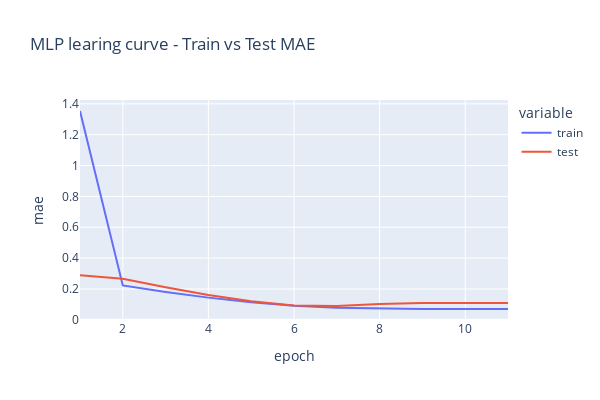

Here is the notebook cell this chart was saved with:
### Code cell
# plot mlp learnig curve
title='MLP learing curve - Train vs Test MAE'
mlp_learnig_curve_plot(history,title).show()

### Figure 1 — Plotly figure (JSON) as saved in the notebook; plotly's stock layout.template omitted (floating-point values rounded to 4 significant figures)
{"data": [{"hovertemplate": "variable=train<br>epoch=%{x}<br>mae=%{y}<extra></extra>", "legendgroup": "train", "line": {"color": "#636efa", "dash": "solid"}, "marker": {"symbol": "circle"}, "mode": "lines", "name": "train", "orientation": "v", "showlegend": true, "type": "scatter", "x": [1, 2, 3, 4, 5, 6, 7, 8, 9, 10, 11], "xaxis": "x", "y": [1.354, 0.2236, 0.1808, 0.1442, 0.1136, 0.09101, 0.07836, 0.0722, 0.07075, 0.07056, 0.07043], "yaxis": "y"}, {"hovertemplate": "variable=test<br>epoch=%{x}<br>mae=%{y}<extra></extra>", "legendgroup": "test", "line": {"color": "#EF553B", "dash": "solid"}, "marker": {"symbol": "circle"}, "mode": "lines", "name": "test", "orientation": "v", "showlegend": true, "type": "scatter", "x": [1, 2, 3, 4, 5, 6, 7, 8, 9, 10, 11], "xaxis": "x", "y": [0.2889, 0.2662, 0.2113, 0.1616, 0.1203, 0.09259, 0.09015, 0.1021, 0.1086, 0.111, 0.1095], "yaxis": "y"}], "layout": {"height": 400, "legend": {"title": {"text": "variable"}, "tracegroupgap": 0}, "title": {"text": "MLP learing curve - Train vs Test MAE"}, "width": 600, "xaxis": {"anchor": "y", "autorange": true, "domain": [0, 1], "range": [1, 11], "title": {"text": "epoch"}, "type": "linear"}, "yaxis": {"anchor": "x", "autorange": true, "domain": [0, 1], "nticks": 10, "range": [-0.0008512, 1.425], "title": {"text": "mae"}, "type": "linear"}}}
